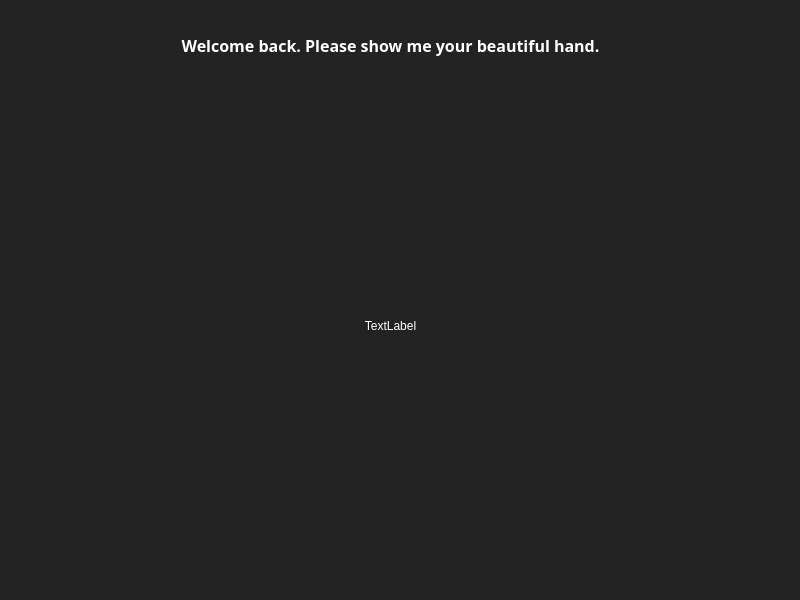
<?xml version="1.0" encoding="UTF-8"?>
<ui version="4.0">
 <class>hand_login_window</class>
 <widget class="QMainWindow" name="hand_login_window">
  <property name="geometry">
   <rect>
    <x>0</x>
    <y>0</y>
    <width>800</width>
    <height>600</height>
   </rect>
  </property>
  <property name="maximumSize">
   <size>
    <width>800</width>
    <height>600</height>
   </size>
  </property>
  <property name="windowTitle">
   <string>Multimodal Authentication System - Hand</string>
  </property>
  <property name="windowIcon">
   <iconset>
    <normaloff>images/hand_wd.png</normaloff>images/hand_wd.png</iconset>
  </property>
  <property name="styleSheet">
   <string notr="true">background-color: rgb(35, 35, 35);
border-color: rgb(42, 42, 42);
color: rgb(255, 255, 255);</string>
  </property>
  <widget class="QWidget" name="centralwidget">
   <widget class="QLabel" name="image">
    <property name="geometry">
     <rect>
      <x>0</x>
      <y>80</y>
      <width>781</width>
      <height>491</height>
     </rect>
    </property>
    <property name="maximumSize">
     <size>
      <width>781</width>
      <height>491</height>
     </size>
    </property>
    <property name="text">
     <string>TextLabel</string>
    </property>
    <property name="alignment">
     <set>Qt::AlignCenter</set>
    </property>
   </widget>
   <widget class="QLabel" name="text">
    <property name="geometry">
     <rect>
      <x>30</x>
      <y>30</y>
      <width>721</width>
      <height>31</height>
     </rect>
    </property>
    <property name="maximumSize">
     <size>
      <width>721</width>
      <height>31</height>
     </size>
    </property>
    <property name="font">
     <font>
      <family>Hack</family>
      <pointsize>12</pointsize>
      <weight>75</weight>
      <bold>true</bold>
     </font>
    </property>
    <property name="text">
     <string>Welcome back. Please show me your beautiful hand.</string>
    </property>
    <property name="alignment">
     <set>Qt::AlignCenter</set>
    </property>
   </widget>
  </widget>
  <widget class="QStatusBar" name="statusbar"/>
 </widget>
 <resources/>
 <connections/>
</ui>
